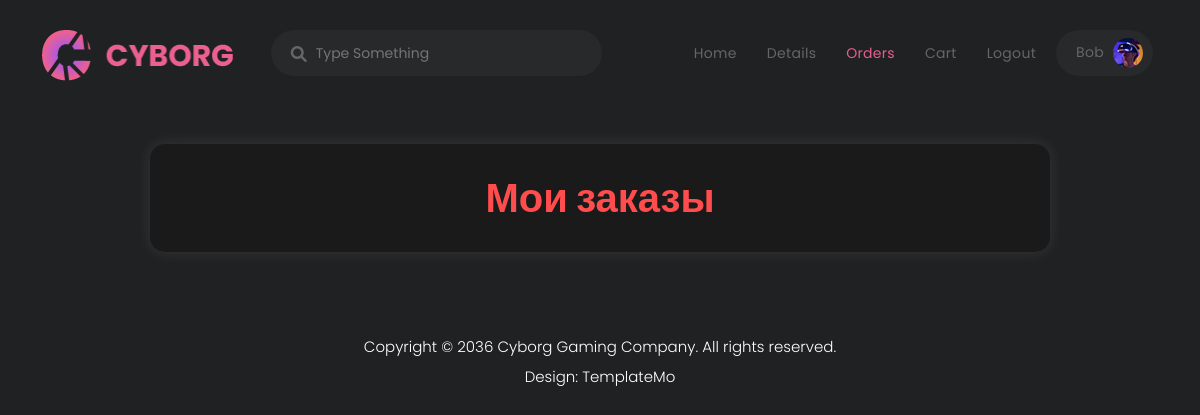
/orders/ (signed in), run on an earlier commit of the app's database.
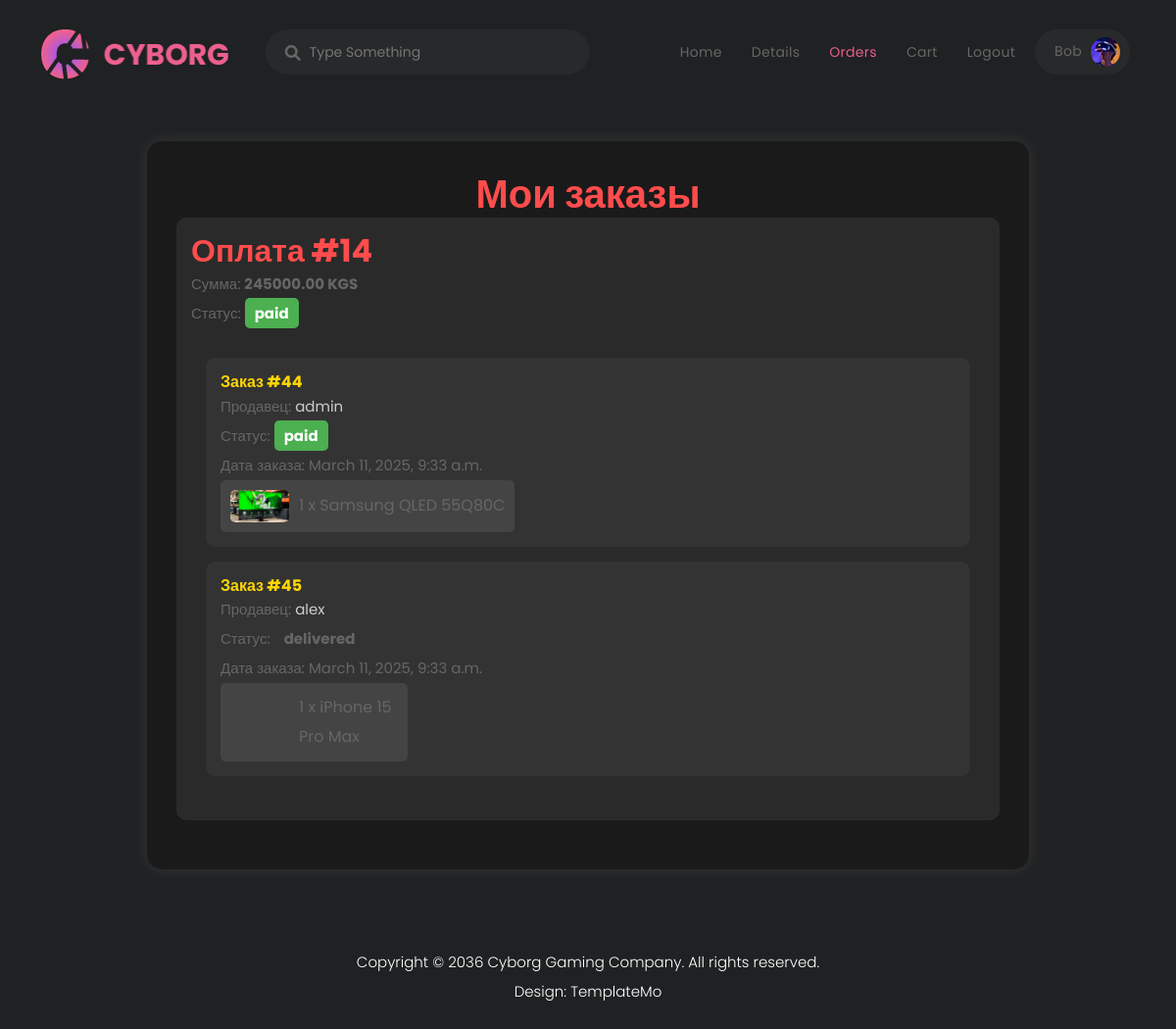
And on a later commit of the database.
### user/models.py (models this page shows, shortened)
class MyUser(AbstractBaseUser):
    first_name = models.CharField(
        max_length=123,
        verbose_name='Имя',
    )
    last_name = models.CharField(
        max_length=123,
        verbose_name='Фамилия',
        blank=True,
        null=True
    )
    email = models.EmailField(
        unique=True,
        verbose_name='Почта'
    )
    phone_number = models.CharField(
        max_length=15,
        verbose_name='Номер телефона'
    )
    avatar = models.ImageField(
        upload_to='user_avatar',
        default='user_avatar/defaultpfp.jpg',
        verbose_name='Аватарка',
        blank=True,
        null=True
    )
    role = models.PositiveSmallIntegerField(
        choices=(
            (1, 'Обычный пользователь'),
            (2, 'Модератор'),
            (3, 'Бухгалтер'),
        ),
        default=1,
        verbose_name='Роль'
    )
    created_date = models.DateTimeField(
        auto_now_add=True
    )
    is_admin = models.BooleanField(
        default=False
    )
    objects = MyUserManager()
    USERNAME_FIELD = 'email'
    REQUIRED_FIELDS = ['first_name', 'phone_number']
    def __str__(self):
        return f"{self.first_name}"
    class Meta:
        verbose_name = 'Пользователь'
        verbose_name_plural = 'Пользователи'

### main/models.py (models this page shows, shortened)
class Payment(models.Model):
    user = models.ForeignKey(
        User,
        on_delete=models.CASCADE,
    )
    amount = models.DecimalField(
        max_digits=10,
        decimal_places=2
    )
    status = models.CharField(
        max_length=10,
        choices=[('pending', 'На рассмотрении'), ('paid', 'Оплачено'), ('failed', 'Оплата не прошла')]
    )
    receipt = models.FileField(
        upload_to='receipts/',
        null=True,
        blank=True
    )
    created_at = models.DateTimeField(
        auto_now_add=True
    )
    class Meta:
        verbose_name = 'Оплата'
        verbose_name_plural = 'Оплаты'

class Order(models.Model):
    buyer = models.ForeignKey(
        User,
        on_delete=models.CASCADE,
        related_name="orders",
        verbose_name="Покупатель"
    )
    seller = models.ForeignKey(
        User,
        on_delete=models.PROTECT,
        related_name='sells',
        verbose_name='Продавец'
    )
    created_at = models.DateTimeField(
        auto_now_add=True
    )
    updated_at = models.DateTimeField(
        auto_now=True,
        verbose_name='Дата изменения'
    )
    status_choices = [
        ('in_cart', 'В корзине'),
        ('pending', 'Ожидает оплаты'),
        ('paid', 'Оплачено'),
        ('shipped', 'Отправлено'),
        ('delivered', 'Доставлено'),
        ('cancelled', 'Отменено'),
    ]
    status = models.CharField(
        max_length=20,
        choices=status_choices,
        default='in_cart',
        verbose_name='Статус заказа'
    )
    payment = models.ForeignKey(
        Payment,
        related_name='orders',
        on_delete=models.SET_NULL,
        null=True,
        blank=True
    )
    class Meta:
        verbose_name = 'Заказ'
        verbose_name_plural = 'Заказы'

class OrderItem(models.Model):
    order = models.ForeignKey(
        Order,
        on_delete=models.CASCADE,
        related_name="items"
    )
    product = models.ForeignKey(
        Product,
        on_delete=models.CASCADE,
        related_name="orders"
    )
    quantity = models.PositiveSmallIntegerField(
        default=1
    )
    price_at_purchase = models.DecimalField(
        max_digits=8,
        decimal_places=2,
        verbose_name="Цена на момент покупки"
    )
    def __str__(self):
        return f"{self.quantity} x {self.product.name} "
    class Meta:
        verbose_name = 'Товар в заказе'
        verbose_name_plural = 'Товары в заказах'

class Product(models.Model):
    seller = models.ForeignKey(
        User,
        on_delete=models.CASCADE,
        related_name="products",
        verbose_name="Продавец"
    )
    name = models.CharField(
        max_length=120,
        verbose_name = 'Название'
    )
    description = models.TextField(
        max_length=300,
        verbose_name='Описание'
    )
    category = models.ForeignKey(
        Category,
        on_delete=models.PROTECT,
        verbose_name='Категория'
    )
    price = models.DecimalField(
        max_digits=8,
        decimal_places=2,
        verbose_name='Цена'
    )
    is_active = models.BooleanField(
        default=True,
        verbose_name='Активен'
    )
    def get_main_image(self):
        main_image = self.images.filter(is_main=True).first()
        if main_image:
            return main_image.file.url
        elif self.images.exists():
            return self.images.first().file.url
        else:
            return "/static/assets/images/defaultimg.png"
    class Meta:
        verbose_name = 'Продукт'
        verbose_name_plural = 'Продукты'

class Image(models.Model):
    product = models.ForeignKey(
        Product,
        on_delete=models.CASCADE,
        related_name='images'
    )
    file = models.ImageField(
        upload_to='product_file',
        verbose_name='Файл'
    )
    is_main = models.BooleanField(default=False, verbose_name="Главное изображение")
    class Meta:
        verbose_name = 'Изображение продукта'
        verbose_name_plural = 'Изображения продуктов'

### main/views.py (the view)
# urls.py: path('orders/', views.orders_page, name='orders'),
def orders_page(request):
    if not request.user.is_authenticated:
        return redirect('login')
    user = request.user
    payments = Payment.objects.filter(user=user).order_by('-created_at')
    return render(request, 'main/orders.html', {'payments':payments})

### main/templates/main/orders.html (shortened to what this page needs)
{% extends 'main/layout.html' %}
{% load static %}
{% block ordersclass %}class="active"{% endblock %}
{% block content %}
<div class="order-container">
    <h1>Мои заказы</h1>
    {% for payment in payments %}
    <div class="order-payment">
        <h2>Оплата #{{ payment.id }}</h2>
        <p>Сумма: <strong>{{ payment.amount }} KGS</strong></p>
        <p>Статус: <span class="order-status {{ payment.status|lower }}">{{ payment.status }}</span></p>
        <div class="order-list">
            {% for order in payment.orders.all %}
            <div class="order-card">
                <h6>Заказ #{{ order.id }}</h6>
                <p>Продавец: <a href="{% url 'profile_page' order.seller.id %}">{{ order.seller }}</a></p>
                <p>Статус: <span class="order-status {{ order.status|lower }}">{{ order.status }}</span></p>
                <p>Дата заказа: {{ order.created_at }}</p>
                <div class="order-items">
                    {% for item in order.items.all %}
                    <div class="order-item">
                        <img src="{{ item.product.get_main_image }}" alt="{{ item.name }}" class="order-item-img">
                        <p class="order-item-name">{{ item }}</p>
                    </div>
                    {% endfor %}
                </div>
            </div>
            {% endfor %}
        </div>
    </div>
    {% endfor %}
</div>
{% endblock %}

### main/templates/main/layout.html (shortened to what this page needs)
{% load static %}
<!DOCTYPE html>
<html lang="en">
  <head>
    <link href="{% static 'vendor/bootstrap/css/bootstrap.min.css' %}" rel="stylesheet">
    <link rel="stylesheet" href="{% static 'assets/css/fontawesome.css' %}">
    <link rel="stylesheet" href="{% static 'assets/css/templatemo-cyborg-gaming.css' %}">
    <link rel="stylesheet" href="{% static 'assets/css/owl.css' %}">
    <link rel="stylesheet" href="{% static 'assets/css/animate.css' %}">
    <link rel="stylesheet"href="https://unpkg.com/swiper@7/swiper-bundle.min.css' %}"/>
  </head>
<body>
  <header class="header-area header-sticky">
    <div class="container">
        <div class="row">
            <div class="col-12">
                <nav class="main-nav">
                    <a href="{% url 'home_page' %}" class="logo">
                        <img src="{% static 'assets/images/logo.png' %}" alt="">
                    </a>
                    <div class="search-input">
                      <form id="search" action="#">
                        <input type="text" placeholder="Type Something" id='searchText' name="searchKeyword" onkeypress="handle" />
                        <i class="fa fa-search"></i>
                      </form>
                    </div>
                    <ul class="nav">
                        <li><a href="{% url 'home_page' %}" {% block homeclass %}{% endblock %}>Home</a></li>
                        <li><a href="details.html" {% block detailsclass %}{% endblock %} >Details</a></li>
                        <li><a href="{% url 'orders' %}" {% block ordersclass %}{% endblock %} >Orders</a></li>
                        <li><a href="{% url 'cart' %}" {% block cartclass %}{% endblock %} >Cart</a></li>
                        {% if request.user.is_authenticated %}
                        <li><a href="{% url 'logout' %}">Logout</a></li>
                        <li><a href="{% url 'profile_page' request.user.id %}">{{request.user}} <img src="{% static 'assets/images/profile-header.jpg' %}" alt=""></a></li>
                        {% else %}
                        <li><a href="{% url 'login' %}">Profile <img src="{% static 'assets/images/profile-header.jpg' %}" alt=""></a></li>
                        {% endif %}
                    </ul>
                </nav>
            </div>
        </div>
    </div>
  </header>
  {% block content %}{% endblock %}
  <footer>
    <div class="container">
      <div class="row">
        <div class="col-lg-12">
          <p>Copyright © 2036 <a href="#">Cyborg Gaming</a> Company. All rights reserved.
          <br>Design: <a href="https://templatemo.com" target="_blank" title="free CSS templates">TemplateMo</a></p>
        </div>
      </div>
    </div>
  </footer>
  </body>
</html>

What changed in the data, as far as the page shows it:
added Payment: id "14", amount "245000.00", status "paid"
added Order: id "44", seller "admin", status "paid", created_at "March 11, 2025, 9:33 a.m."
added OrderItem: product.get_main_image (picture), quantity+product "1 x Samsung QLED 55Q80C", shown under "44"
added Order: id "45", seller "alex", status "delivered", created_at "March 11, 2025, 9:33 a.m."
added OrderItem: quantity+product "1 x iPhone 15 Pro Max", shown under "45"
